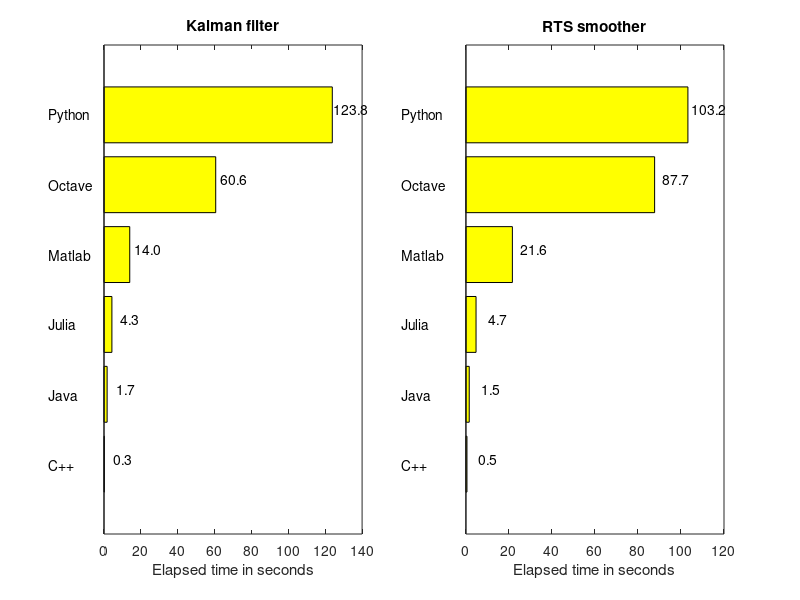

MATLAB code to generate this figure:



names = {'C++','Java','Julia','Matlab','Octave','Python'};
f_times = [0.256905 1.699 4.287048136 13.968916 60.6021 123.842566967];
s_times = [0.490346 1.543 4.710070576 21.610301 87.7424 103.221923113];

clf;


for i=1:2
    subplot(1,2,i);
    
    x = 1:length(names);
    if i == 1
        y = f_times;
        titl = 'Kalman filter';
    else
        y = s_times;
        titl = 'RTS smoother';
    end

    h = barh(x,y) ; % create bar
    set(h,'FaceColor',[1 1 0]);

    th = [];
    lbl = [];
    for i=1:numel(y), % create annotations
      % store the handles for later use
      th(i) = text(y(i)+10,x(i),sprintf('%.1f',y(i))) ;
      lbl(i) = text(-30,x(i),names{i}) ;
    end
    set(gca,'YTick',[])
    xlabel('Elapsed time in seconds');

    % center all annotations at once using the handles
    set(th,'horizontalalignment','center', ...
    'verticalalignment','bottom') ; 

    title(titl);
end

rel_tot = f_times + s_times;
rel_tot = rel_tot / rel_tot(1);

for i=1:length(names)
    fprintf('%-7s ',names{i});
    if i < length(names)
        fprintf('& ');
    else
        fprintf('\\\\ \n');
    end
end

for i=1:length(names)
    fprintf('%-7d ',round(rel_tot(i)));
    if i < length(names)
        fprintf('& ');
    else
        fprintf('\\\\ \n');
    end
end

print -dpng -r300 times;
